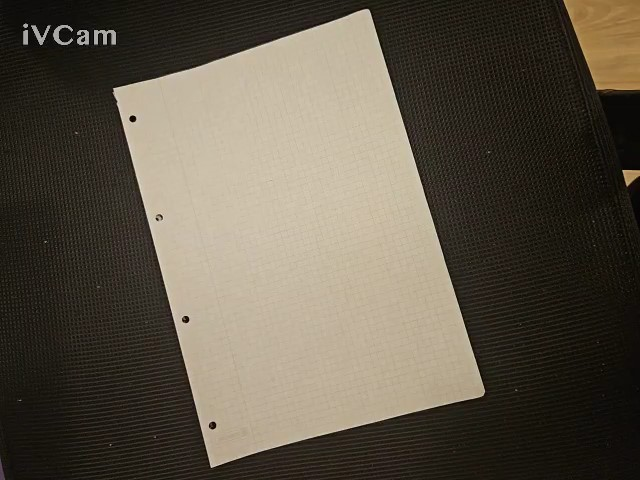
#> input picture assignment 4/20241128202406.jpg, 640 x 480 px, found by its file name
$ python test.py
#> lines starting #> are read from the running program, lines starting #| are printed output that depends on the picture
### assignment 4/canny.py
import numpy as np
import cv2

def canny_edge_detection(frame, threshold1, threshold2, apertureSize):
     edges = cv2.Canny(frame, threshold1, threshold2, apertureSize=apertureSize)
     return edges

### assignment 4/Hough.py
import cv2
import numpy as np

def get_Hough_lines(edges, rho, theta, threshold):
    lines = cv2.HoughLines(edges, rho, theta, threshold)
    return lines

#draw four most prominent hough lines
# [23 lines left out: function draw_hough_lines, not called in this run]

### assignment 4/intersections.py
import numpy as np

def compute_intersections(lines):
    intersections = []
    for i in range(len(lines)):
        for j in range(i + 1, len(lines)):
            rho1, theta1 = lines[i][0]
            rho2, theta2 = lines[j][0]
            A = np.array([[np.cos(theta1), np.sin(theta1)], [np.cos(theta2), np.sin(theta2)]])
            b = np.array([[rho1], [rho2]])
            if np.linalg.det(A) != 0:
                x, y = np.linalg.solve(A, b)
                intersections.append((int(x[0]), int(y[0])))
    return intersections

### assignment 4/test.py
import cv2
import numpy as np

from fps import calculate_fps, write_to_frame
from canny import canny_edge_detection
from Hough import get_Hough_lines, draw_hough_lines
from intersections import compute_intersections

def rectify_image(source_image, target_image):

    #work on binary images for edge detection and hough transform
    gray = cv2.cvtColor(source_image, cv2.COLOR_BGR2GRAY)

    #canny edge detection
    edges = canny_edge_detection(gray, 100, 200, apertureSize=3)

    #hough transform
    lines = get_Hough_lines(edges, 1, np.pi / 180, 130)

    #extract and draw top 4 prominent hough lines
    if lines is not None:
        lines = sorted(lines, key=lambda x: abs(x[0][0]), reverse=True)
        most_4_lines = lines[:4]

        # [14 lines of commented-out code are left out]
        intersections = compute_intersections(most_4_lines)

        #only do rectification if there are 4 intersections
        if len(intersections) >= 4:

            #sort intersections
            intersections = sorted(intersections, key=lambda x: x[0] + x[1])

            #compute corners for rectification, only use top 4 lines
            top_left, top_right, bottom_right, bottom_left = intersections[:4]

            print("corners: ", top_left, top_right, bottom_right, bottom_left)

            #add the corner points to an array
            top_left = np.array(top_left)
            top_right = np.array(top_right)
            bottom_right = np.array(bottom_right)
            bottom_left = np.array(bottom_left)

            #specify the corners of the source image
            pts1 = np.float32([top_left, top_right, bottom_right, bottom_left])

            #get the height and width of the target image
            height, width = target_image.shape[:2]

            #specify the corners of the target image
            pts2 = np.float32([[0, 0], [width, 0], [width, height], [0, height]])

            #compute the transformation matrix
            matrix, _ = cv2.findHomography(pts1, pts2)

            #warp the source image
            result = cv2.warpPerspective(source_image, matrix, (width, height))

            return result

    return source_image


#load source and target images
source_image = cv2.imread('C:/Users/almal/Desktop/T869COMP/assignments/assignment 4/20241128202406.jpg')
#> source_image is the input picture: shape (480, 640, 3); mean B, G, R 72, 85.7, 93.6
target_image = cv2.imread('C:/Users/almal/Desktop/T869COMP/assignments/assignment 4/20241128202352.jpg')
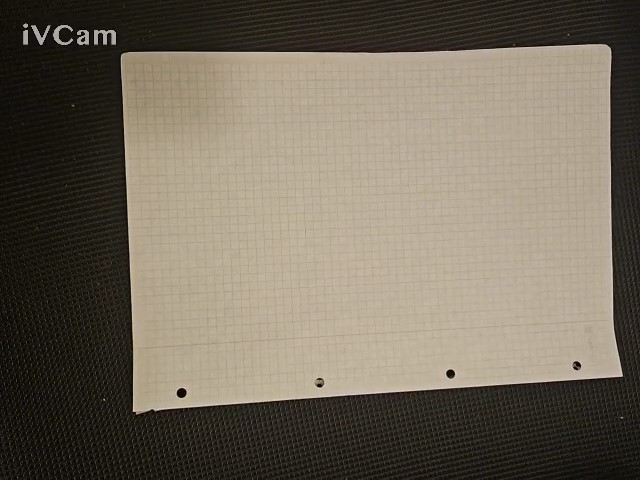
#> input picture assignment 4/20241128202352.jpg, 640 x 480 px, found by its file name
#> target_image is the input picture: shape (480, 640, 3); mean B, G, R 91.6, 106.1, 114.7

#rectify the source image to match the target image
rectified_image = rectify_image(source_image, target_image)
#> in rectify_image, `gray = cv2.cvtColor(source_image, cv2.COLOR_BGR2GRAY)`:
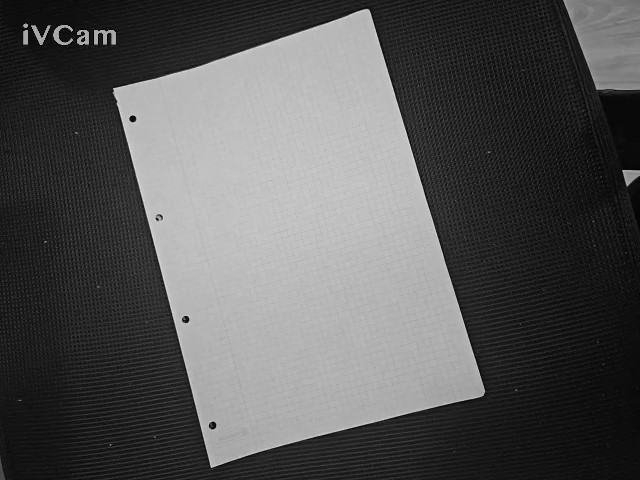
#> gray: shape (480, 640); min 0, max 230, mean 86.4
#> in canny_edge_detection, `edges = cv2.Canny(frame, threshold1, threshold2, apertureSize=aperture..`:
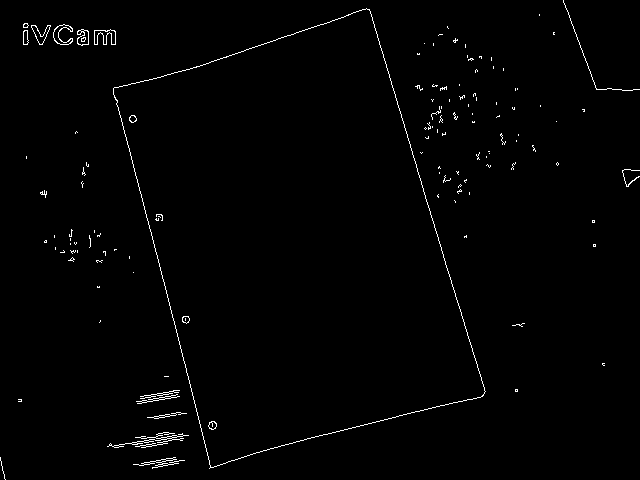
#> edges: shape (480, 640); 1.1% white in thin lines or dots
#> in get_Hough_lines, `lines = cv2.HoughLines(edges, rho, theta, threshold)`: lines = [[-349, 2.84], [-91, 2.9], [500, 1.33], [127, 1.24], [-85, 2.88]]
#> in rectify_image, `lines = sorted(lines, key=lambda x: abs(x[0][0]), reverse=True)`: lines = [[[500, 1.33]], [[-349, 2.84]], [[127, 1.24]], [[-91, 2.9]], [[-85, 2.88]]]
#> in rectify_image, `most_4_lines = lines[:4]`: most_4_lines = [[[500, 1.33]], [[-349, 2.84]], [[127, 1.24]], [[-91, 2.9]]]
#> the loop in compute_intersections, `for i in range(len(lines)):` made 4 passes
#> after the loop in compute_intersections, `for i in range(len(lines)):`: intersections = [(485, 394), (-4010, 1515), (209, 463), (367, 7), (-1104, -4807), (117, 93)]
#> in rectify_image, `intersections = sorted(intersections, key=lambda x: x[0] + x[1])`: intersections = [(-1104, -4807), (-4010, 1515), (117, 93), (367, 7), (209, 463), (485, 394)]
#> in rectify_image, `top_left, top_right, bottom_right, bottom_left = intersections[:4]`: top_left = (-1104, -4807); top_right = (-4010, 1515); bottom_right = (117, 93); bottom_left = (367, 7)
#| corners:  (-1104, -4807) (-4010, 1515) (117, 93) (367, 7)
#> in rectify_image, `top_left = np.array(top_left)`: top_left = [-1104, -4807]
#> in rectify_image, `top_right = np.array(top_right)`: top_right = [-4010, 1515]
#> in rectify_image, `bottom_right = np.array(bottom_right)`: bottom_right = [117, 93]
#> in rectify_image, `bottom_left = np.array(bottom_left)`: bottom_left = [367, 7]
#> in rectify_image, `pts1 = np.float32([top_left, top_right, bottom_right, bottom_left])`: pts1 = [[-1104, -4807], [-4010, 1515], [117, 93], [367, 7]]
#> in rectify_image, `matrix, _ = cv2.findHomography(pts1, pts2)`: matrix = [[0.0023, -0.000702, -0.838], [-0.000137, -6.3e-05, -0.454], [-0.00258, -0.00751, 1]]
#> in rectify_image, `result = cv2.warpPerspective(source_image, matrix, (width, height))`:
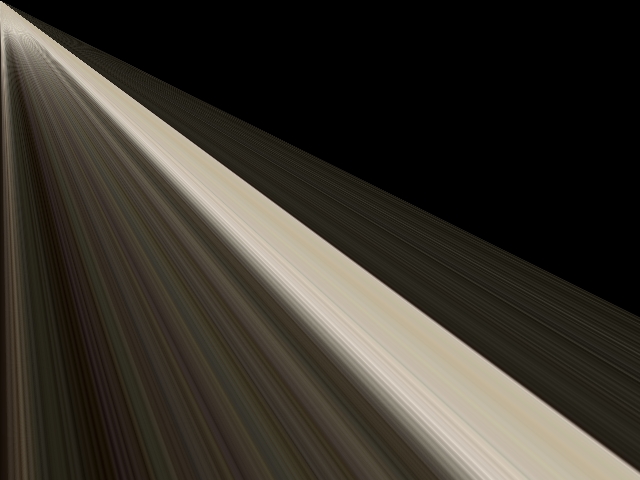
#> result: shape (480, 640, 3); mean B, G, R 42.7, 50.8, 55.3

#source image display
cv2.imshow('Source Image', source_image)
#target image display
cv2.imshow('Target Image', target_image)
# display rectified image
cv2.imshow('Rectified Image', rectified_image)

cv2.waitKey(0)
cv2.destroyAllWindows()
